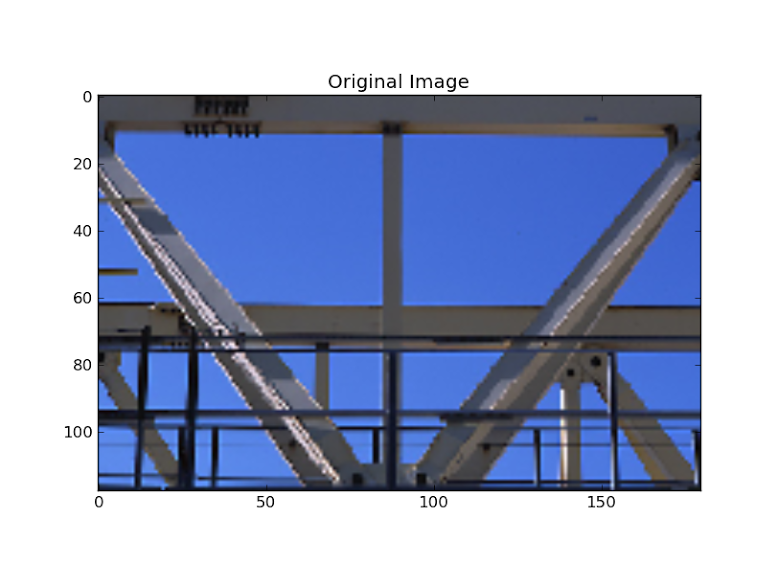
#> input picture Line/rgb.png, 778 x 586 px
$ python hline4.py
#> lines starting #> are read from the running program, lines starting #| are printed output that depends on the picture; after the words box and inside, x2 and y2 are one past the last pixel; in counts of white or black regions, pixels touching at a corner belong together
# -*- coding: utf-8 -*-
"""
Created on Sun Jul  9 17:30:37 2017

@author: chetan
"""

 #import libraries we'll need
import cv2
import numpy as np

# read in your image
img = cv2.imread('rgb.png')
#> img is the input picture: shape (586, 778, 3); mean B, G, R 197.7, 169, 158.6

# convert to grayscale so we can detect edges
gray = cv2.cvtColor(img, cv2.COLOR_BGR2GRAY)
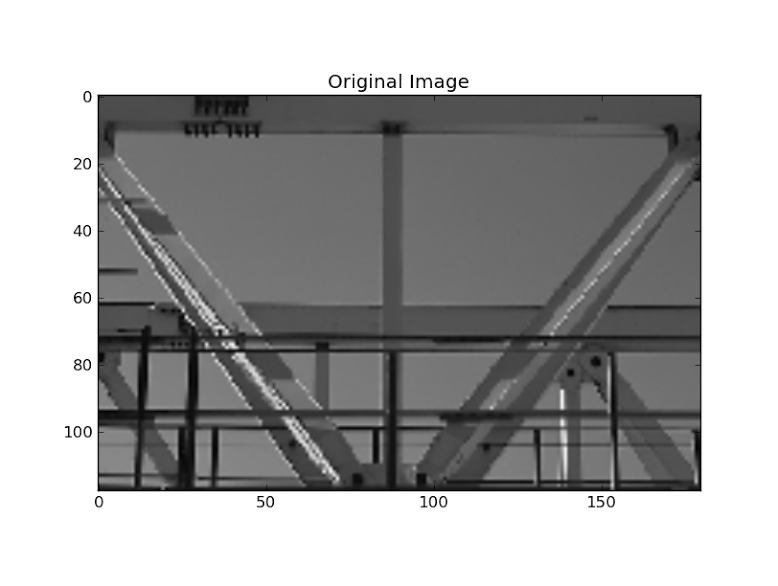
#> gray: shape (586, 778); min 0, max 255, mean 169.2

# use Canny edge detector to find edges in the image.  The thresholds determine how
# weak or strong an edge will be detected.  These can be tweaked.
lower_threshold = 50
upper_threshold = 150
edges = cv2.Canny(gray, lower_threshold, upper_threshold)
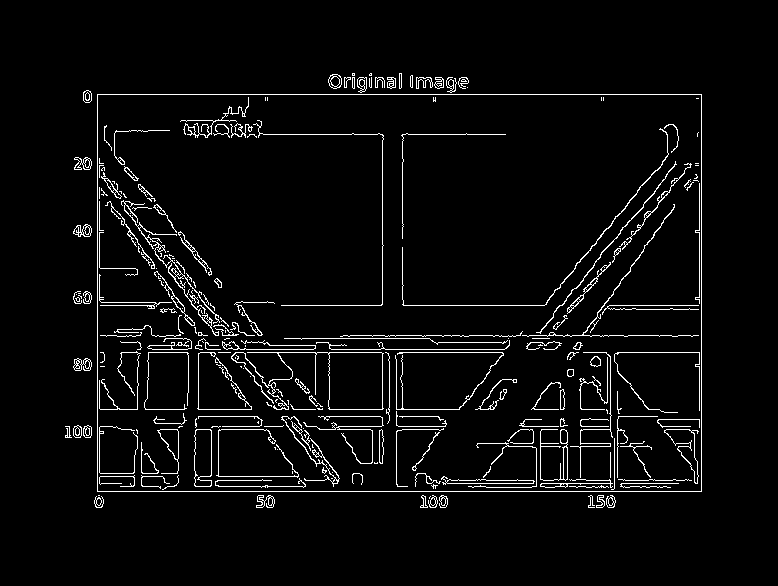
#> edges: shape (586, 778); 4.1% white in thin lines or dots, all inside (x1, y1, x2, y2) = (65, 73, 702, 508)

# detect lines in the image.  This is where the real work is done.  Higher threshold
# means a line needs to be stronger to be detected, so again, this can be tweaked.
threshold = 250
lines = cv2.HoughLines(edges, 1, np.pi / 180, threshold)
#> lines = 16 rows, first 8: [94, 1.57], [491, 1.57], [352, 1.57], [305, 1.57], [97, 0], [701, 0], [409, 1.57], [335, 1.57]

# convert each line to coordinates back in the original image
for line in lines:
    for rho, theta in line:
        a = np.cos(theta)
        b = np.sin(theta)
        x0 = a * rho
        y0 = b * rho
        x1 = int(x0 + 1000 * -b)
        y1 = int(y0 + 1000 * a)
        x2 = int(x0 - 1000 * -b)
        y2 = int(y0 - 1000 * a)

        # draw each line on the image
        cv2.line(img, (x1, y1), (x2, y2), (0, 0, 255), 1)
#> this loop made 16 passes
#> line on passes 1 to 12: [[94, 1.57]], [[491, 1.57]], [[352, 1.57]], [[305, 1.57]], [[97, 0]], [[701, 0]], [[409, 1.57]], [[335, 1.57]], [[349, 1.57]], [[426, 1.57]], [[480, 1.57]], [[429, 1.57]]
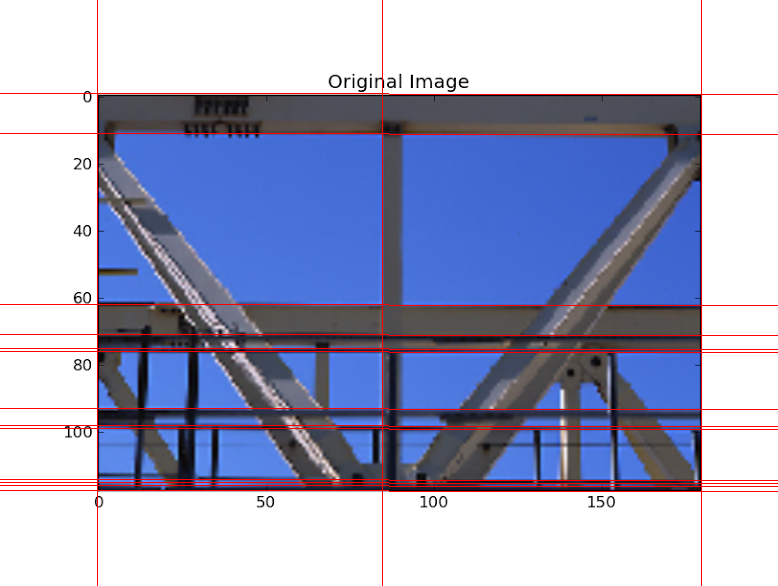
#> img: shape (586, 778, 3); 2.6% of pixels changed, all inside (x1, y1, x2, y2) = (0, 0, 778, 586)

# write the image to disk
cv2.imwrite('houghlines.jpg', img)
